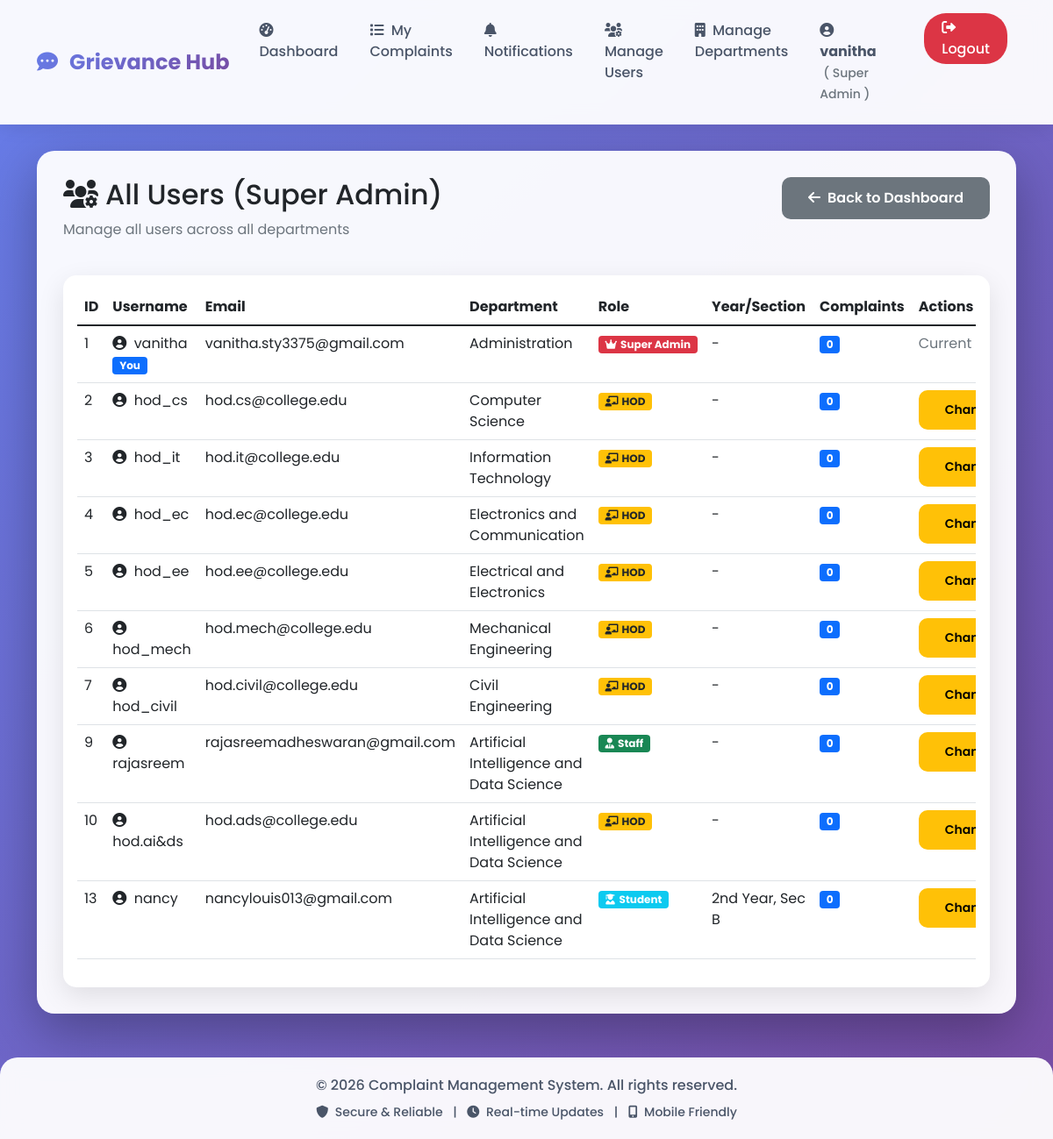
The app's page /admin/users (signed in) with its own data.
### models.py (models this page shows)
class User(UserMixin, db.Model):
    id = db.Column(db.Integer, primary_key=True)
    username = db.Column(db.String(80), unique=True, nullable=False)
    email = db.Column(db.String(120), unique=True, nullable=False)
    password = db.Column(db.String(200), nullable=False)
    role = db.Column(db.String(20), default='student')  # student, staff/mentor, hod, admin
    department = db.Column(db.String(100))
    year = db.Column(db.String(20))
    section = db.Column(db.String(10))
    parent_name = db.Column(db.String(100))
    parent_phone = db.Column(db.String(15))
    address = db.Column(db.Text)
    mentor_name = db.Column(db.String(100))  # For students - who is their mentor
    phone = db.Column(db.String(15))
    created_at = db.Column(db.DateTime, default=datetime.utcnow)
    complaints = db.relationship('Complaint', backref='author', lazy=True, foreign_keys='Complaint.user_id')
    assigned_complaints = db.relationship('Complaint', backref='assigned_staff', lazy=True, foreign_keys='Complaint.assigned_to')

### app.py (the view)
@app.route('/admin/users')
@login_required
def super_admin_users():
    if not is_super_admin(current_user):
        abort(403)
    users = User.query.all()
    return render_template('super_admin_users.html', users=users)

### app.py (called while the page is built)
def is_super_admin(user):
    return user.role == 'admin' and user.email == 'vanitha.sty3375@gmail.com'

def is_department_admin(user):
    return user.role == 'hod'

@login_manager.user_loader
def load_user(user_id):
    return User.query.get(int(user_id))

@app.context_processor
def utility_processor():
    return {
        'is_super_admin': is_super_admin,
        'is_department_admin': is_department_admin
    }

### templates/super_admin_users.html (shortened to what this page needs)
{% extends "base.html" %}
{% block content %}
<div class="row mb-4">
    <div class="col-12">
        <div class="d-flex justify-content-between align-items-center">
            <h2><i class="fas fa-users-cog me-2"></i>All Users (Super Admin)</h2>
            <a href="{{ url_for('super_admin_dashboard') }}" class="btn btn-secondary">
                <i class="fas fa-arrow-left me-2"></i>Back to Dashboard
            </a>
        </div>
        <p class="text-muted">Manage all users across all departments</p>
    </div>
</div>
<div class="row">
    <div class="col-12">
        <div class="card">
            <div class="card-body">
                <div class="table-responsive">
                    <table class="table table-hover">
                        <thead>
                            <tr>
                                <th>ID</th>
                                <th>Username</th>
                                <th>Email</th>
                                <th>Department</th>
                                <th>Role</th>
                                <th>Year/Section</th>
                                <th>Complaints</th>
                                <th>Actions</th>
                            </tr>
                        </thead>
                        <tbody>
                            {% for user in users %}
                            <tr>
                                <td>{{ user.id }}</td>
                                <td>
                                    <i class="fas fa-user-circle me-1"></i>
                                    {{ user.username }}
                                    {% if user.id == current_user.id %}
                                        <span class="badge bg-primary">You</span>
                                    {% endif %}
                                </td>
                                <td>{{ user.email }}</td>
                                <td>{{ user.department or 'N/A' }}</td>
                                <td>
                                    {% if user.role == 'admin' %}
                                        <span class="badge bg-danger"><i class="fas fa-crown me-1"></i>Super Admin</span>
                                    {% elif user.role == 'hod' %}
                                        <span class="badge bg-warning text-dark"><i class="fas fa-chalkboard-teacher me-1"></i>HOD</span>
                                    {% elif user.role == 'staff' %}
                                        <span class="badge bg-success"><i class="fas fa-user-tie me-1"></i>Staff</span>
                                    {% else %}
                                        <span class="badge bg-info"><i class="fas fa-user-graduate me-1"></i>Student</span>
                                    {% endif %}
                                </td>
                                <td>
                                    {% if user.year and user.section %}
                                        {{ user.year }}, Sec {{ user.section }}
                                    {% else %}
                                        -
                                    {% endif %}
                                </td>
                                <td><span class="badge bg-primary">{{ user.complaints|length }}</span></td>
                                <td>
                                    {% if user.id != current_user.id %}
                                        <div class="btn-group" role="group">
                                            <button type="button" class="btn btn-sm btn-warning dropdown-toggle" data-bs-toggle="dropdown">
                                                Change Role
                                            </button>
                                        </div>
                                    {% else %}
                                        <span class="text-muted">Current User</span>
                                    {% endif %}
                                </td>
                            </tr>
                            {% endfor %}
                        </tbody>
                    </table>
                </div>
            </div>
        </div>
    </div>
</div>
{% endblock %}

### templates/base.html (shortened to what this page needs)
<!DOCTYPE html>
<html lang="en">
<head>
    <link href="https://cdn.jsdelivr.net/npm/bootstrap@5.1.3/dist/css/bootstrap.min.css" rel="stylesheet">
    <link rel="stylesheet" href="https://cdnjs.cloudflare.com/ajax/libs/font-awesome/6.0.0/css/all.min.css">
</head>
<body>
    <nav class="navbar navbar-expand-lg navbar-light">
        <div class="container">
            <a class="navbar-brand" href="{{ url_for('index') }}">
                <i class="fas fa-comment-dots me-2"></i>
                Grievance Hub
            </a>
            <div class="collapse navbar-collapse" id="navbarNav">
                <ul class="navbar-nav ms-auto">
                    {% if current_user.is_authenticated %}
                        <li class="nav-item">
                            {% if is_super_admin(current_user) %}
                                <a class="nav-link" href="{{ url_for('super_admin_dashboard') }}">
                                    <i class="fas fa-tachometer-alt me-1"></i> Dashboard
                                </a>
                            {% elif is_department_admin(current_user) %}
                                <a class="nav-link" href="{{ url_for('hod_dashboard') }}">
                                    <i class="fas fa-tachometer-alt me-1"></i> Dashboard
                                </a>
                            {% elif current_user.role == 'staff' %}
                                <a class="nav-link" href="{{ url_for('staff_dashboard') }}">
                                    <i class="fas fa-tachometer-alt me-1"></i> Dashboard
                                </a>
                            {% else %}
                                <a class="nav-link" href="{{ url_for('dashboard') }}">
                                    <i class="fas fa-tachometer-alt me-1"></i> Dashboard
                                </a>
                            {% endif %}
                        </li>
                        <li class="nav-item">
                            <a class="nav-link" href="{{ url_for('view_complaints') }}">
                                <i class="fas fa-list me-1"></i> My Complaints
                            </a>
                        </li>
                        <li class="nav-item position-relative">
                            <a class="nav-link" href="{{ url_for('view_notifications') }}">
                                <i class="fas fa-bell me-1"></i> Notifications
                                {% set unread = current_user.notifications|selectattr('is_read', 'equalto', false)|list|length %}
                            </a>
                        </li>
                        {% if is_super_admin(current_user) %}
                            <li class="nav-item">
                                <a class="nav-link" href="{{ url_for('super_admin_users') }}">
                                    <i class="fas fa-users-cog me-1"></i> Manage Users
                                </a>
                            </li>
                            <li class="nav-item">
                                <a class="nav-link" href="{{ url_for('manage_departments') }}">
                                    <i class="fas fa-building me-1"></i> Manage Departments
                                </a>
                            </li>
                        {% endif %}
                        <li class="nav-item me-2">
                            <span class="nav-link">
                                <i class="fas fa-user-circle me-1"></i>
                                <strong>{{ current_user.username }}</strong>
                                <small class="text-muted ms-1">
                                    ({% if is_super_admin(current_user) %}
                                        Super Admin
                                    {% elif is_department_admin(current_user) %}
                                        HOD
                                    {% elif current_user.role == 'staff' %}
                                        Staff
                                    {% else %}
                                        Student
                                    {% endif %})
                                </small>
                            </span>
                        </li>
                        <li class="nav-item">
                            <a class="nav-link logout-btn" href="{{ url_for('logout') }}"
                               onclick="return confirm('Are you sure you want to logout?')">
                                <i class="fas fa-sign-out-alt"></i> Logout
                            </a>
                        </li>
                    {% endif %}
                </ul>
            </div>
        </div>
    </nav>
    <div class="container">
        <div class="main-content">
            {% block content %}{% endblock %}
        </div>
    </div>
    <footer class="footer">
        <div class="container">
            <p class="mb-0">&copy; 2026 Complaint Management System. All rights reserved.</p>
            <p class="mb-0 mt-2 small">
                <i class="fas fa-shield-alt me-1"></i> Secure & Reliable
                <span class="mx-2">|</span>
                <i class="fas fa-clock me-1"></i> Real-time Updates
                <span class="mx-2">|</span>
                <i class="fas fa-mobile-alt me-1"></i> Mobile Friendly
            </p>
        </div>
    </footer>
</body>
</html>

### templates/base.html (style rules this page uses)
* { font-family: 'Poppins', sans-serif; }
body { background: linear-gradient(135deg, #667eea 0%, #764ba2 100%); min-height: 100vh; background-attachment: fixed; }
.navbar { background: rgba(255, 255, 255, 0.95) !important; backdrop-filter: blur(10px); box-shadow: 0 2px 20px rgba(0,0,0,0.1); padding: 15px 0; }
.navbar-brand { font-weight: 700; font-size: 1.5rem; background: linear-gradient(135deg, #667eea 0%, #764ba2 100%); -webkit-background-clip: text; -webkit-text-fill-color: transparent; transition: transform 0.3s ease; }
.nav-link { font-weight: 500; color: #4a5568 !important; margin: 0 10px; position: relative; transition: color 0.3s ease; }
.logout-btn { background-color: #dc3545; color: white !important; border-radius: 25px; padding: 5px 20px !important; margin-left: 15px; transition: all 0.3s ease; }
.main-content { background: rgba(255, 255, 255, 0.95); border-radius: 20px; padding: 30px; margin: 30px 0; box-shadow: 0 20px 60px rgba(0,0,0,0.3); animation: fadeInUp 0.5s ease; }
.card { border: none; border-radius: 15px; box-shadow: 0 10px 30px rgba(0,0,0,0.1); transition: all 0.3s ease; overflow: hidden; }
.btn { border-radius: 10px; padding: 12px 30px; font-weight: 600; transition: all 0.3s ease; border: none; }
.footer { background: rgba(255, 255, 255, 0.95); backdrop-filter: blur(10px); padding: 20px 0; margin-top: 50px; border-radius: 20px 20px 0 0; color: #4a5568; text-align: center; font-weight: 500; }

### records on screen
User: username "vanitha", id "1", shows "You", email "vanitha.sty3375@gmail.com", department "Administration", role "admin" (drawn), complaints|length "0", shows "Current…"
User: id "2", username "hod_cs", email "hod.cs@college.edu", department "Computer Science", role "hod" (drawn), complaints|length "0"
User: id "3", username "hod_it", email "hod.it@college.edu", department "Information Technology", role "hod" (drawn), complaints|length "0"
User: id "4", username "hod_ec", email "hod.ec@college.edu", department "Electronics and Communication", role "hod" (drawn), complaints|length "0"
User: id "5", username "hod_ee", email "hod.ee@college.edu", department "Electrical and Electronics", role "hod" (drawn), complaints|length "0"
User: id "6", username "hod_mech", email "hod.mech@college.edu", department "Mechanical Engineering", role "hod" (drawn), complaints|length "0"
User: id "7", username "hod_civil", email "hod.civil@college.edu", department "Civil Engineering", role "hod" (drawn), complaints|length "0"
User: id "9", username "rajasreem", email "rajasreemadheswaran@gmail.com", department "Artificial Intelligence and Data Science", role "staff" (drawn), complaints|length "0"
User: id "10", username "hod.ai&ds", email "hod.ads@college.edu", department "Artificial Intelligence and Data Science", role "hod" (drawn), complaints|length "0"
User: id "13", username "nancy", email "nancylouis013@gmail.com", department "Artificial Intelligence and Data Science", role "student" (drawn), year "2nd Year", section "B", complaints|length "0"
